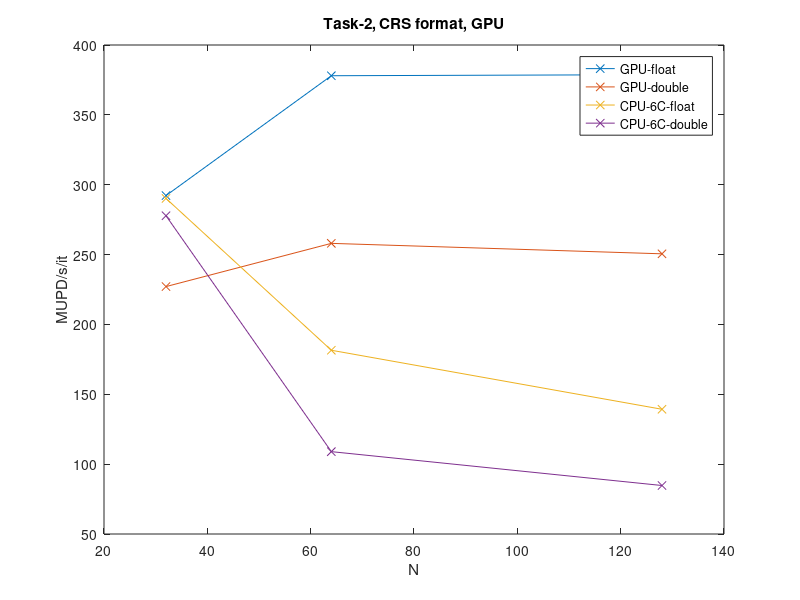

Here is the MATLAB script that generated this plot: (Note: this script raises an error after producing the figure.)
%%
%
x = [32, 64, 128];
perf_32_f = [292.21, 378.007, 378.767];
perf_64_f = [227.097, 258.025, 250.541];
perf_128_f = [290.189, 181.521, 139.278];
perf_256_f = [277.803, 108.948, 84.7066];

% perf_32_f_r = perf_32_f ./ perf_32_f(1);
% perf_64_f_r = perf_64_f ./ perf_64_f(1);
% perf_128_f_r = perf_128_f ./ perf_128_f(1);
% perf_256_f_r = perf_256_f ./ perf_256_f(1);


%%
%
plot(x, perf_32_f, "-x", x, perf_64_f, "-x", x, perf_128_f, "-x", x, perf_256_f, "-x");
xlabel("N");
ylabel("MUPD/s/it");
title("Task-2, CRS format, GPU");
legend("GPU-float", "GPU-double", "CPU-6C-float", "CPU-6C-double");


%%
%
plot(x, perf_32_f_r, "-x", x, perf_64_f_r, "-x", x, perf_128_f_r, "-x", x, perf_256_f_r, "-x");
xlim([0 7])
xlabel("# of CPU cores");
ylabel("speed-up ratio");
title("Task-1.1, CRS format, CPU strong scaling test, double");
legend("N=32", "N=64", "N=128", "N=256");
